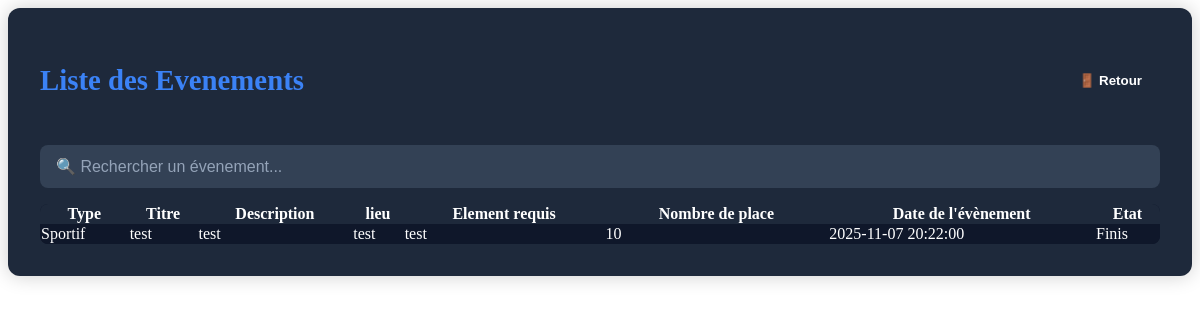
Page /vue/Evenement.php on the earlier database version.
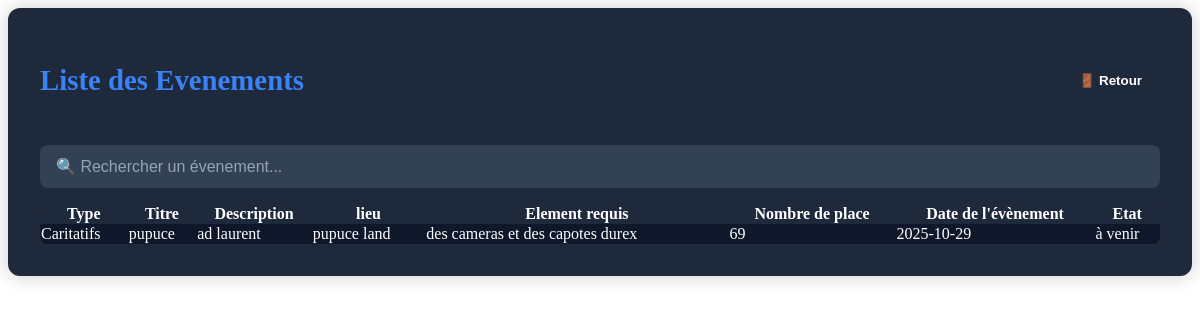
Same page on the later database version.
### tables this page shows
CREATE TABLE IF NOT EXISTS `evenement` (
  `id_evenement` int NOT NULL AUTO_INCREMENT,
  `type` varchar(100) DEFAULT NULL,
  `titre` varchar(255) NOT NULL,
  `description` text,
  `lieu` varchar(255) DEFAULT NULL,
  `element_requis` text,
  `nombre_place` int DEFAULT NULL,
  `date_evenement` date DEFAULT NULL,
  `etat` varchar(50) DEFAULT NULL,
  `validation` tinyint(1) NOT NULL DEFAULT '0',
  PRIMARY KEY (`id_evenement`)
);

### src/repository/EvenementRepository.php (called while the page is built, shortened)
<?php
class EvenementRepository
{
    private $bdd;
    public function __construct()
    {
        $this->bdd = new BDD();
    }
    public function listeEvenement()
    {
        $sql = 'SELECT * FROM evenement';
        $req = $this->bdd->getBdd()->prepare($sql);
        $req->execute();
        return $req->fetchAll(\PDO::FETCH_ASSOC);
    }
}

### src/bdd/BDD.php (called while the page is built)
<?php
class BDD
{
    private $bdd;
    public function __construct()
    {
            $this->bdd = new PDO('mysql:host=localhost;dbname=projetlprs;charset=utf8', 'root', '');
    }
    public function getBDD()
    {
        return $this->bdd;
    }
}

### vue/Evenement.php (the view, shortened to what this page needs)
<?php
require_once __DIR__ . '/../src/repository/EvenementRepository.php';
require_once __DIR__ . '/../src/bdd/BDD.php';
$repo = new EvenementRepository();
$listeEvenement = $repo->listeEvenement();
?>
<div class="admin-container">
    <div class="header-bar">
        <h2>Liste des Evenements</h2>
        <form action="index2.php" method="post" style="margin:0;">
            <button type="submit" class="logout-btn">🚪 Retour</button>
        </form>
    </div>
    <input type="text" id="search" class="search-bar" placeholder="🔍 Rechercher un évenement..." onkeyup="filter()">
    <table>
        <thead>
        <tr>
            <th>Type</th>
            <th>Titre</th>
            <th>Description</th>
            <th>lieu</th>
            <th>Element requis</th>
            <th>Nombre de place</th>
            <th>Date de l'évènement</th>
            <th>Etat</th>
        </tr>
        </thead>
        <tbody>
        <?php if (!empty($listeEvenement)) : ?>
            <?php foreach ($listeEvenement as $user): ?>
                <tr>
                    <td><?= htmlspecialchars($user['type']) ?></td>
                    <td><?= htmlspecialchars($user['titre']) ?></td>
                    <td><?= htmlspecialchars($user['description']) ?></td>
                    <td><?= htmlspecialchars($user['lieu']) ?></td>
                    <td><?= htmlspecialchars($user['element_requis']) ?></td>
                    <td><?= htmlspecialchars($user['nombre_place']) ?></td>
                    <td><?= htmlspecialchars($user['date_evenement']) ?></td>
                    <td><?= htmlspecialchars($user['etat']) ?></td>
                </tr>
            <?php endforeach; ?>
        <?php else: ?>
            <tr><td colspan="10" style="text-align:center; opacity:0.7;">Aucun evenement trouvé 😔</td></tr>
        <?php endif; ?>
        </tbody>
    </table>
</div>

### vue/Evenement.php (style rules this page uses)
.admin-container { background: #1e293b; color: #f1f5f9; padding: 2rem; border-radius: 12px; box-shadow: 0 0 20px rgba(0,0,0,0.2); max-width: 1200px; margin: 0 auto; }
.admin-container h2 { color: #3b82f6; font-size: 1.8rem; margin-bottom: 1.5rem; }
.search-bar { width: 100%; padding: 0.8rem 1rem; margin-bottom: 1rem; border: none; border-radius: 8px; background: #334155; color: white; font-size: 1rem; }
.search-bar::placeholder { color: #94a3b8; }
table { width: 100%; border-collapse: collapse; background: #0f172a; border-radius: 8px; overflow: hidden; color: white !important; }
thead { background: #1e293b; }
tbody tr:nth-child(odd) { background: #0f172a; }
.logout-btn { background-color: var(--danger); color: white; border: none; padding: 10px 18px; border-radius: 6px; cursor: pointer; font-weight: bold; transition: background 0.3s ease; }
.header-bar { display: flex; justify-content: space-between; align-items: center; margin-bottom: 1.5rem; }

Differences in the rows shown:
removed evenement: type "Sportif", titre "test", description "test", lieu "test", element_requis "test", nombre_place "10", date_evenement "2025-11-07 20:22:00", etat "Finis"
added evenement: type "Caritatifs", titre "pupuce", description "ad laurent", lieu "pupuce land", element_requis "des cameras et des capotes durex", nombre_place "69", date_evenement "2025-10-29", etat "à venir"
